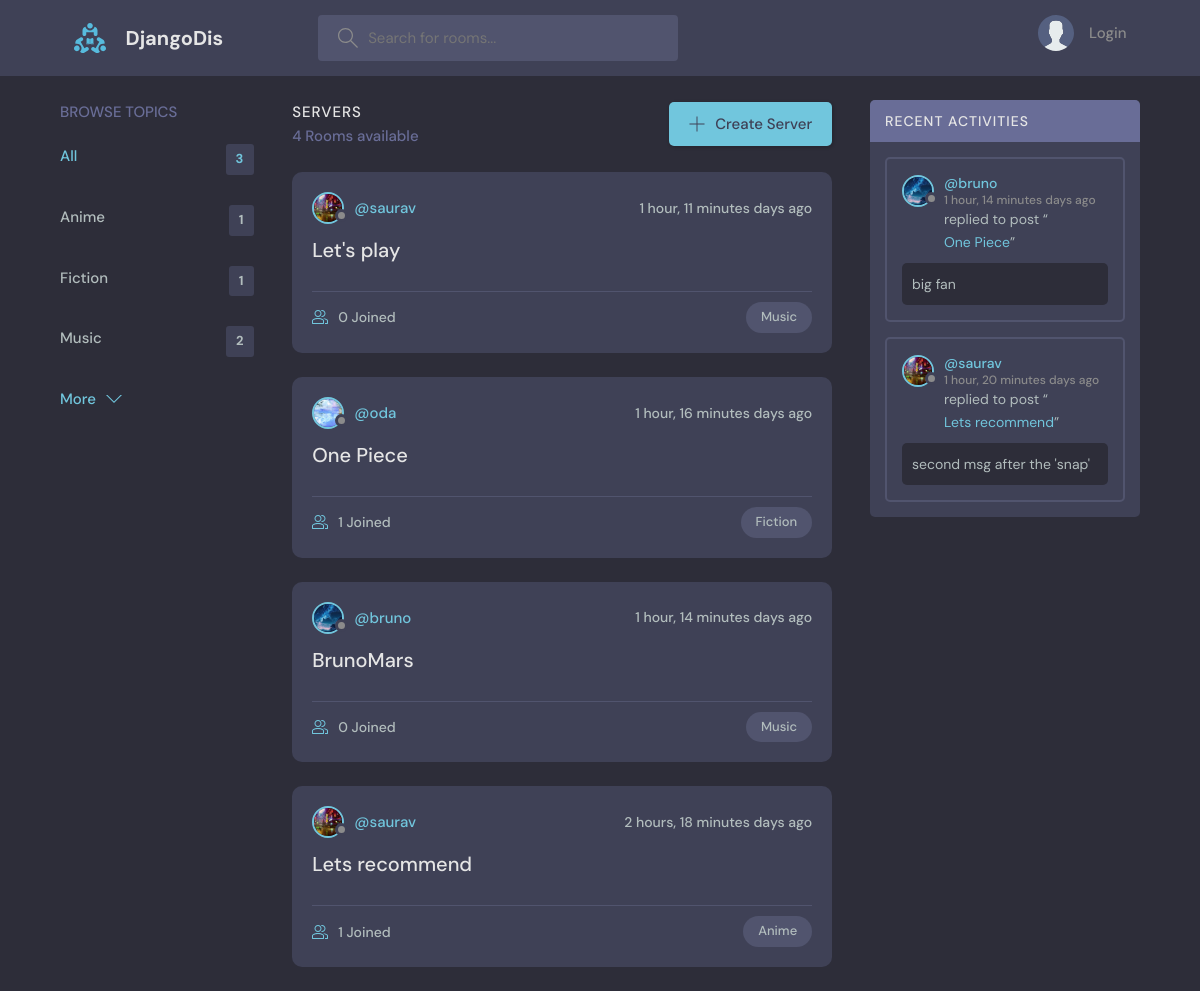
Before: / with the older database file.
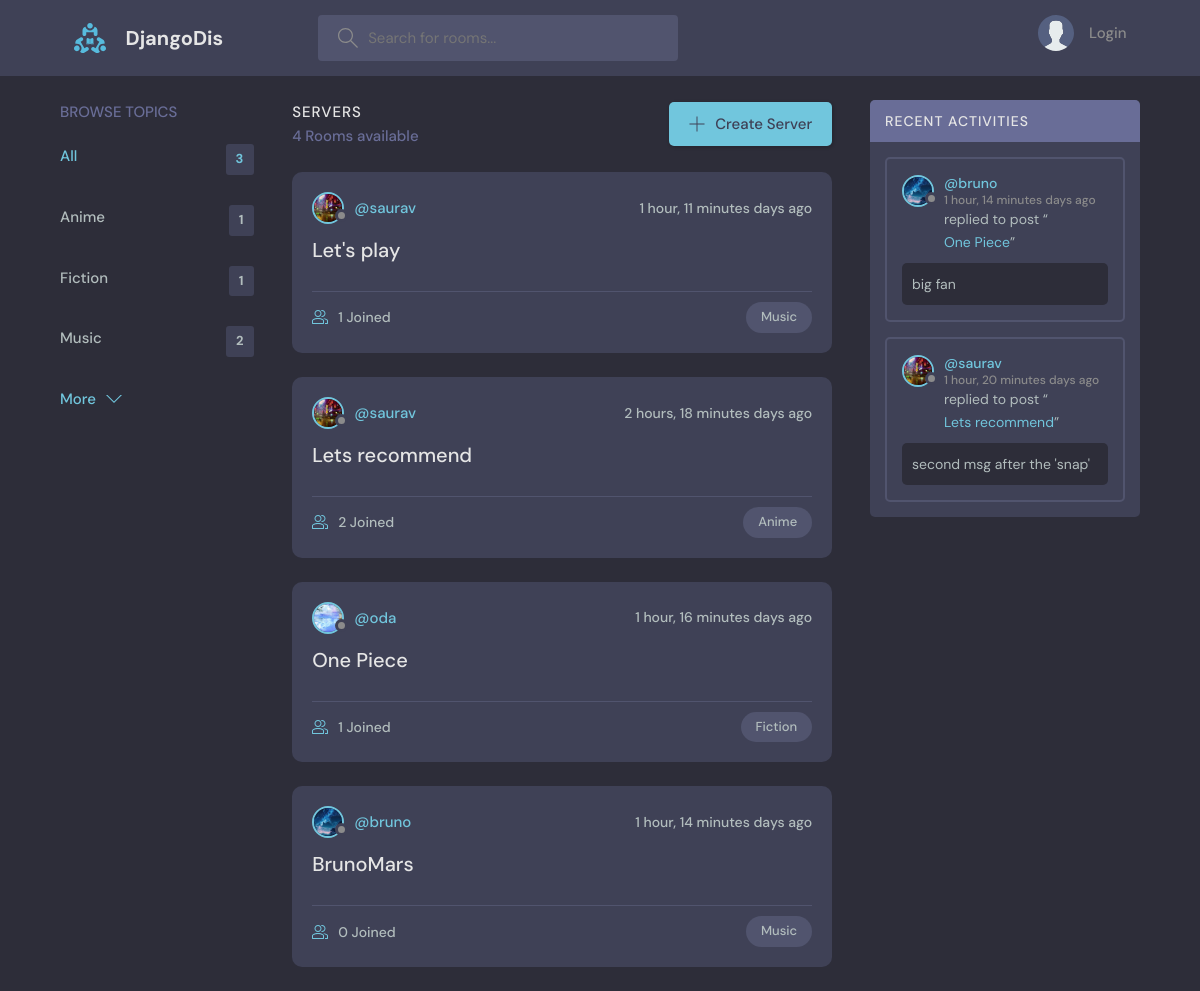
After: the same page with the newer database file.
### base/models.py (models this page shows, shortened)
class Topic(models.Model):
    name = models.CharField(max_length=220)

class Server(models.Model):
    owner = models.ForeignKey(User, on_delete=models.SET_NULL,null=True)
    topic = models.ForeignKey(Topic, on_delete=models.SET_NULL, null=True)
    name = models.CharField(max_length=200)
    description = models.TextField(null=True , blank=True) # null for db and blank for frontend
    members = models.ManyToManyField(User, related_name='members', blank=True)
    created = models.DateTimeField(auto_now_add=True)
    updated = models.DateTimeField(auto_now=True)
    class Meta:
        ordering = ['-updated', '-created']
    def __str__(self):
        return self.name

class User(AbstractUser):
    name = models.CharField(max_length=200, null=True)
    email = models.EmailField(unique=True)
    bio = models.TextField(null=True)
    avatar = models.ImageField(null=True, default="avatar.svg")
    USERNAME_FIELD = "email"
    REQUIRED_FIELDS = []

class Msg(models.Model): # Msg written cause message is keyword in django
    user = models.ForeignKey(User,on_delete=models.CASCADE)
    body = models.TextField()
    server = models.ForeignKey(Server, on_delete=models.CASCADE)
    created = models.DateTimeField(auto_now_add=True)
    updated = models.DateTimeField(auto_now=True)
    class Meta:
        ordering = ['-updated', '-created']

### base/views.py (the view)
# urls.py: path('',views.home, name="home"),
def home(request):
    nam = request.GET.get('nam') if request.GET.get('nam') != None else ''
    servers = Server.objects.filter(
        Q(topic__name__icontains = nam) |
        Q(name__icontains = nam) |
        Q(description__icontains = nam)
        ) #contains means case sensitive icontains means case INsensitive
    topics_count = Topic.objects.all().count()
    topics = Topic.objects.all()[0:4] # limit 4 display of topics in homepage
    server_count = servers.count()
    server_msgs = Msg.objects.filter(Q(server__topic__name__icontains = nam))
    context = {'servers' :servers, 'topics': topics, 'server_count' : server_count, 'server_msgs':server_msgs, 'topics_count': topics_count}
    return render(request, 'base/home.html' , context)

### base/templates/base/home.html (shortened to what this page needs)
{% extends 'main.html' %}
{% block content%}
  <main class="layout layout--3">
    <div class="container">
      {% include 'base/topics_component.html' %}
      <div class="roomList">
        <div class="roomList__header">
          <div>
            <h2>Servers</h2>
            <p>{{server_count}} Rooms available</p>
          </div>
          <a class="btn btn--main" href="{% url 'create-server' %}">
            <svg version="1.1" xmlns="http://www.w3.org/2000/svg" width="32" height="32" viewBox="0 0 32 32">
              <title>add</title>
              <path
                d="M16.943 0.943h-1.885v14.115h-14.115v1.885h14.115v14.115h1.885v-14.115h14.115v-1.885h-14.115v-14.115z"
              ></path>
            </svg>
            Create Server
          </a>
        </div>
        {% include 'base/feed_component.html' %}
        </div>
        {% include 'base/activity_component.html' %}
    </div>
  </main>
{% endblock content %}

### base/templates/base/topics_component.html
<div class="topics">
    <div class="topics__header">
      <h2>Browse Topics</h2>
    </div>
    <ul class="topics__list">
      <li>
        <a href="{% url 'home' %}" class="active">All <span>{{ topics.count }}</span></a>
      </li>
      {% for topic in topics %}
      <li>
        <a href="{% url 'home' %}?nam={{topic.name}}">{{ topic.name }} <span> {{ topic.server_set.all.count }} </span></a>
      </li>
      {% endfor %}
    </ul>
    <a class="btn btn--link" href="{% url 'topics' %}">
      More
      <svg version="1.1" xmlns="http://www.w3.org/2000/svg" width="32" height="32" viewBox="0 0 32 32">
        <title>chevron-down</title>
        <path d="M16 21l-13-13h-3l16 16 16-16h-3l-13 13z"></path>
      </svg>
    </a>
  </div>

### base/templates/base/feed_component.html (shortened to what this page needs)
{% for server in servers %}
<div class="roomListRoom">
    <div class="roomListRoom__header">
      <a href="{% url 'user-profile' server.owner.id %}" class="roomListRoom__author">
        <div class="avatar avatar--small">
          <img src="{{ server.owner.avatar.url }}" />
        </div>
        <span>@{{ server.owner.username }}</span>
      </a>
      <div class="roomListRoom__actions">
        <span>{{ server.created | timesince }} days ago</span>
      </div>
    </div>
    <div class="roomListRoom__content">
      <a href="{% url 'server' server.id %}">{{ server.name }}</a>
    </div>
    <div class="roomListRoom__meta">
      <a href="{% url 'server' server.id %}" class="roomListRoom__joined">
        {{ server.members.all.count }} Joined
      </a>
      <p class="roomListRoom__topic">{{ server.topic.name }}</p>
    </div>
</div>
{% endfor %}

### base/templates/base/activity_component.html (shortened to what this page needs)
<div class="activities">
    <div class="activities__header">
        <h2>Recent Activities</h2>
    </div>
    {% for msg in server_msgs %}
    <div class="activities__box">
        <div class="activities__boxHeader roomListRoom__header">
        <a href="{% url 'user-profile' msg.user.id %}" class="roomListRoom__author">
            <div class="avatar avatar--small">
            <img src="{{ msg.user.avatar.url }}" />
            </div>
            <p>
            @{{ msg.user.username }}
            <span>{{msg.created | timesince }} days ago</span>
            </p>
        </a>
        </div>
        <div class="activities__boxContent">
        <p>replied to post “<a href="{% url 'server' msg.server.id %}">{{ msg.server }}</a>”</p>
        <div class="activities__boxRoomContent">
            {{ msg.body }}
        </div>
        </div>
    </div>
    {% endfor %}
</div>

Changed rows visible on the page:
changed Server "Let's play": members.all.count "0" → "1"
changed Server "Lets recommend": members.all.count "1" → "2"; moves up the list
